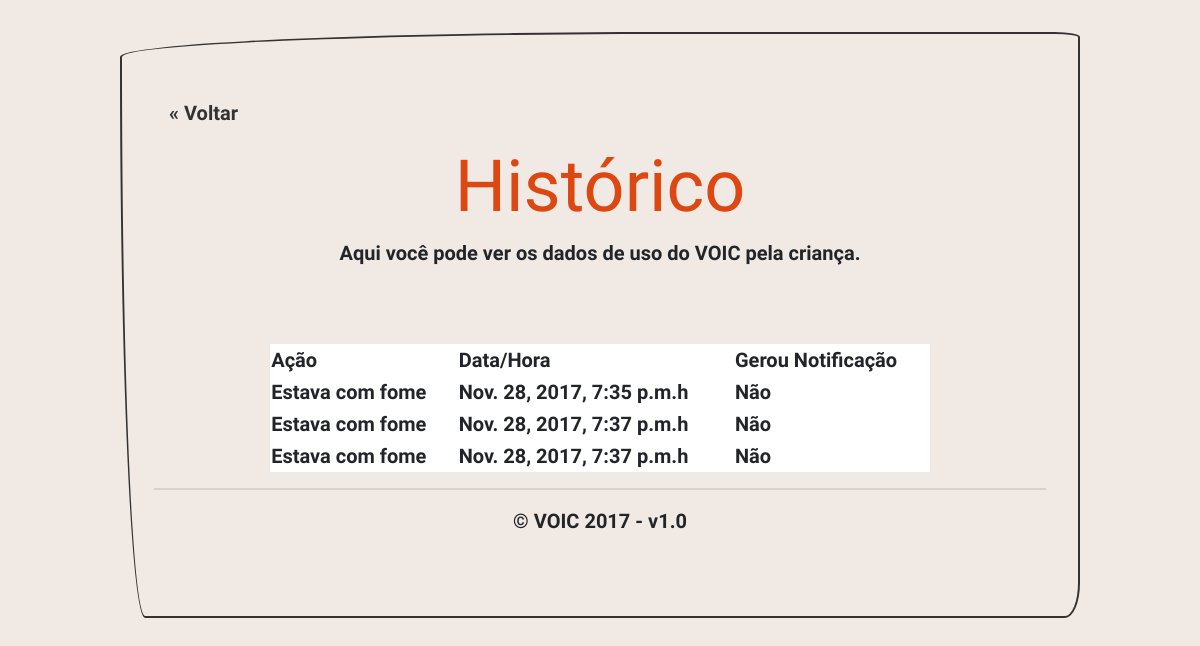
/historico/, run on an earlier commit of the app's database.
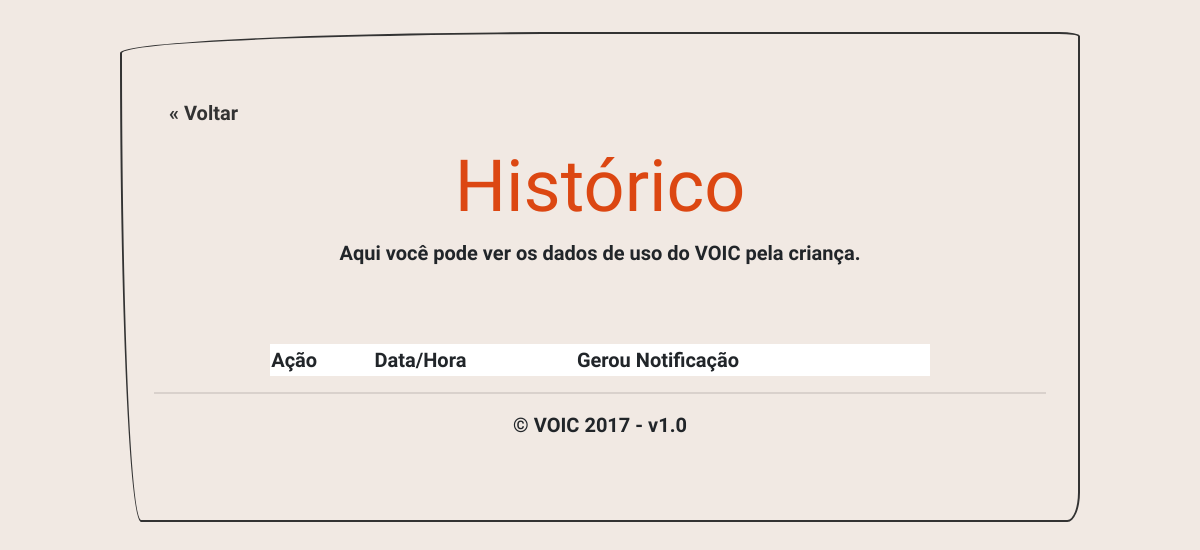
And on a later commit of the database.
### core/models.py (models this page shows)
class Historico(models.Model):
    acao = models.CharField(max_length=1, default='0', choices=ACAO_CHOICES, null=False, blank=False)
    data_hora = models.DateTimeField(auto_now=True, null=False, blank=False)
    gerou_notificacao = models.BooleanField(null=False, blank=False)

### core/views.py (the view)
# urls.py: url('^historico/$', views.HistoricoView.as_view(), name='historico'),
class HistoricoView(View):
    def get(self, request):
        historicos = Historico.objects.all()
        context = {
            'historicos': historicos,
        }
        return render(request, 'historico.html', context)

### core/templates/historico.html (shortened to what this page needs)
{% extends "base.html" %}
{% load static from staticfiles %}
{% block "css" %}
    <link href="{% static "/css/dataTables.bootstrap4.min.css" %}" rel="stylesheet">
{% endblock %}
{% block "corpo" %}
    <div class="jumbotron">
      <div class="container">
        <p class="text-left" ><a style="text-decoration:none"  href="{% url "pagina_inicial" %}" > « Voltar </a></p>
        <div class="row">
            <div class="col-md-12 col-sm-12 col-xsm-12">
                    <h1 class="display-3 text-center">Histórico</h1>
            </div>
            <div class="col-md-12">
                    <p class="text-center">Aqui você pode ver os dados de uso do VOIC pela criança.</p>
            </div>
        </div>
        <br />
        <br />
        <div class="container bloco-tabela">
                <table id="tabela" align="center" width="100%">
                        <thead>
                                <tr>
                                    <th>Ação</th>
                                    <th>Data/Hora</th>
                                    <th>Gerou Notificação</th>
                                </tr>
                            </thead>
                            <tbody>
                                {% for h in historicos %}
                                <tr>
                                    <td>{{ h.get_acao_display }}</td>
                                    <td>{{ h.data_hora }}h</td>
                                    <td>{% if h.gerou_notificacao %} Sim {% else %} Não {% endif %} </td>
                                </tr>
                                {% endfor %}
                            </tbody>
                        </table>
                    </div>
    </div>
{% endblock %}

What changed in the data, as far as the page shows it:
removed Historico: acao "Estava com fome", data_hora "Nov. 28, 2017, 7:35 p.m.", gerou_notificacao "Não"
removed Historico: acao "Estava com fome", data_hora "Nov. 28, 2017, 7:37 p.m.", gerou_notificacao "Não"
removed Historico: acao "Estava com fome", data_hora "Nov. 28, 2017, 7:37 p.m.", gerou_notificacao "Não"
